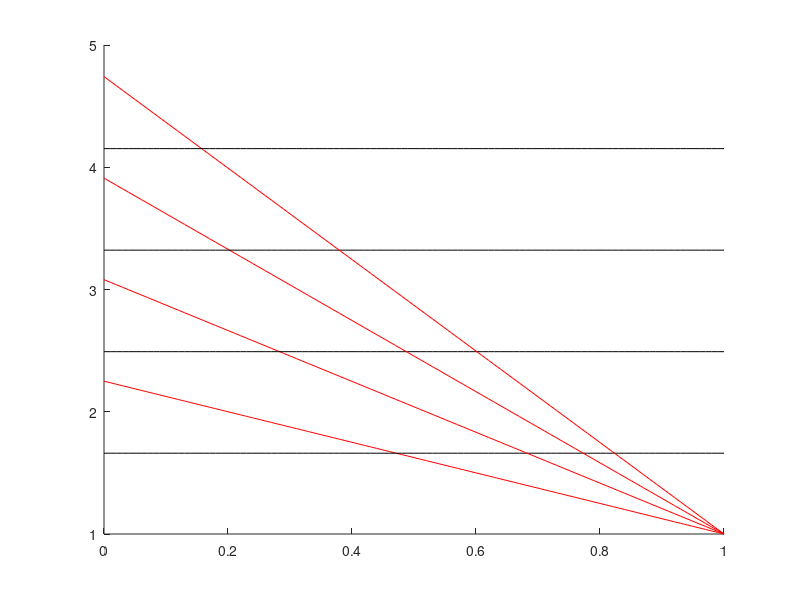
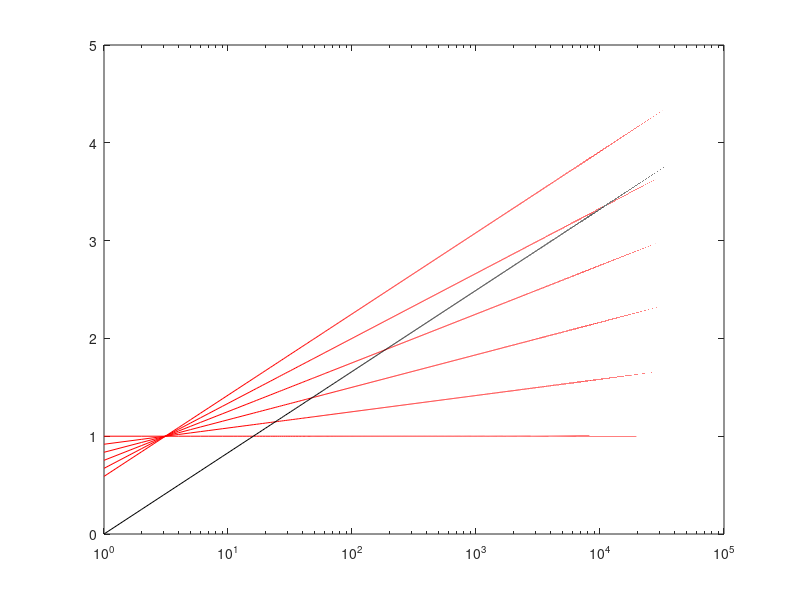

Recreate these plots in MATLAB, in order.
close all
clear all

x = 4;          %Fan-out degree of the DHT ring

%This is just the solution to the problem of how many nodes are required in
%a group, for the hierarchical routing to perform better then pure overlay
%routing. (Where is log(n) = log(n/b) + 2)
group_boundary = 2^x^2

b = 50;         %Average group size

%Average number of hops for various probabilities of group messages
p_g = 0:0.01:1;
n = 100;

lines = zeros(1,101);
lines = lines + 1;

while n < 100001
    
    %This is to use hops and draw multiple lines according to Pastry's
    %order complexity
    X_simple = p_g + (1 - p_g)*(log(n/b)/log(2^x) + 2);
    X_pastry = lines.*(log(n)/log(2^x));
    
    %This is for working with measured expected values
    %X_simple = p_g*0.0878 + (1 - p_g)*0.3284;
    %X_pastry = lines.*(0.3284);     %This number should still be measured in Pastry
    
    n = n*10;
    
    %plot(p_g, X);
    hold on;
    plot(p_g, X_simple, 'r');
    plot(p_g, X_pastry, 'k');
end;

%Average number of hops against number of nodes in the network.
figure
n = 1:100000;

for p_g = 0:0.2:1
    %X = p_g + (1 - p_g)/b*((log(n/b)/log(2^x) + 1)*(b-1) + log(n/b)/log(2^x));
    X_simple = p_g + (1 - p_g)*(log(n/b)/log(2^x) + 2);
    
    semilogx(n, X_simple, 'r');
    hold on;
end;

X_pastry = log(n)/log(2^x);
semilogx(n, X_pastry, 'k');